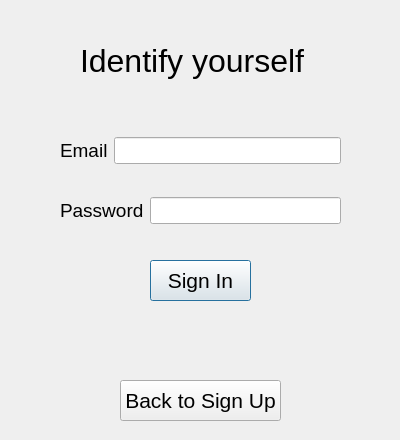
<?xml version="1.0" encoding="UTF-8"?>
<ui version="4.0">
 <class>SignIn</class>
 <widget class="QDialog" name="SignIn">
  <property name="geometry">
   <rect>
    <x>0</x>
    <y>0</y>
    <width>400</width>
    <height>440</height>
   </rect>
  </property>
  <property name="windowTitle">
   <string>Dialog</string>
  </property>
  <property name="styleSheet">
   <string notr="true">/* Reset some default styling */
* {
    margin: 0;
    padding: 0;
}

/* Body styles */
body {
    font-family: 'Segoe UI', Tahoma, Geneva, Verdana, sans-serif;
    background-color: #f8f9fa;
    color: #1e1e1e;
}

/* Container styles */
.container {
    max-width: 400px;
    margin: 50px auto;
    padding: 20px;
    background-color: #ffffff;
    box-shadow: 0 2px 4px rgba(0, 0, 0, 0.1);
    border-radius: 8px;
}

/* Label styles */
label {
    display: block;
    margin-bottom: 5px;
    font-size: 14px;
    color: #7d7d7d;
}

/* Input styles */
input[type=&quot;text&quot;],
input[type=&quot;password&quot;] {
    width: 100%;
    padding: 10px;
    margin-bottom: 15px;
    border: 1px solid #d3d3d3;
    border-radius: 4px;
    color: #1e1e1e;
    transition: border-color 0.3s ease;
}

input[type=&quot;text&quot;]:focus,
input[type=&quot;password&quot;]:focus {
    border-color: #4a90e2;
}

/* Button styles */
button {
    display: inline-block;
    padding: 12px 20px;
    font-size: 16px;
    font-weight: bold;
    text-align: center;
    text-decoration: none;
    background-color: #4a90e2;
    color: #ffffff;
    border: none;
    border-radius: 4px;
    cursor: pointer;
    transition: background-color 0.3s ease;
}

button:hover {
    background-color: #3465a4;
}

/* Additional styles */
.login-button {
    width: 100%;
}
</string>
  </property>
  <widget class="QLabel" name="label_Identify">
   <property name="geometry">
    <rect>
     <x>80</x>
     <y>30</y>
     <width>241</width>
     <height>61</height>
    </rect>
   </property>
   <property name="font">
    <font>
     <pointsize>24</pointsize>
    </font>
   </property>
   <property name="text">
    <string>Identify yourself</string>
   </property>
  </widget>
  <widget class="QPushButton" name="pushButton_SignIn">
   <property name="geometry">
    <rect>
     <x>150</x>
     <y>260</y>
     <width>101</width>
     <height>41</height>
    </rect>
   </property>
   <property name="font">
    <font>
     <pointsize>16</pointsize>
    </font>
   </property>
   <property name="text">
    <string>Sign In</string>
   </property>
  </widget>
  <widget class="QPushButton" name="pushButton_Back">
   <property name="geometry">
    <rect>
     <x>120</x>
     <y>380</y>
     <width>161</width>
     <height>41</height>
    </rect>
   </property>
   <property name="font">
    <font>
     <pointsize>16</pointsize>
    </font>
   </property>
   <property name="text">
    <string>Back to Sign Up</string>
   </property>
  </widget>
  <widget class="QWidget" name="layoutWidget">
   <property name="geometry">
    <rect>
     <x>60</x>
     <y>110</y>
     <width>281</width>
     <height>141</height>
    </rect>
   </property>
   <layout class="QVBoxLayout" name="verticalLayout">
    <item>
     <layout class="QHBoxLayout" name="horizontalLayout_2">
      <item>
       <widget class="QLabel" name="label_Email">
        <property name="font">
         <font>
          <pointsize>14</pointsize>
         </font>
        </property>
        <property name="text">
         <string>Email</string>
        </property>
       </widget>
      </item>
      <item>
       <widget class="QLineEdit" name="lineEdit_Email">
        <property name="font">
         <font>
          <pointsize>14</pointsize>
         </font>
        </property>
       </widget>
      </item>
     </layout>
    </item>
    <item>
     <layout class="QHBoxLayout" name="horizontalLayout">
      <item>
       <widget class="QLabel" name="label_Password">
        <property name="font">
         <font>
          <pointsize>14</pointsize>
         </font>
        </property>
        <property name="text">
         <string>Password</string>
        </property>
       </widget>
      </item>
      <item>
       <widget class="QLineEdit" name="lineEdit_Password">
        <property name="font">
         <font>
          <pointsize>14</pointsize>
         </font>
        </property>
       </widget>
      </item>
     </layout>
    </item>
   </layout>
  </widget>
 </widget>
 <resources/>
 <connections/>
</ui>
